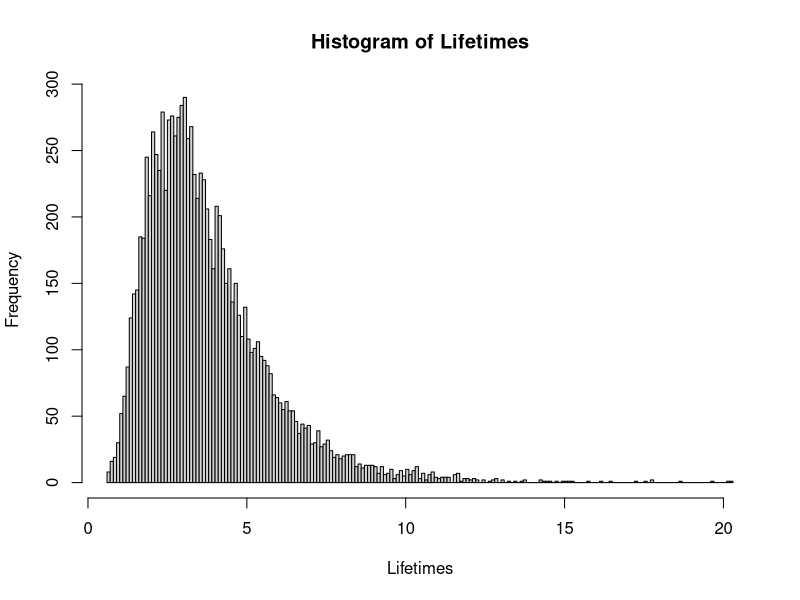

Reproduce this figure in R.
## ---- chunk 1

library(tidyverse)
library(magrittr)
options(digits=4)
## ---- chunk 2
set.seed(1234)
## ---- chunk 3


#Number of Simulations
N <- 10000

Lifetimes <- rlnorm(n = N , meanlog = 1.2, sdlog = 0.5)

head(Lifetimes)
## ---- chunk 4

hist(Lifetimes,breaks=200)

## ---- chunk 5

mean(Lifetimes)

var(Lifetimes)

sd(Lifetimes)


## ---- chunk 6
median(Lifetimes)
## ---- chunk 7
qlnorm(0.5,meanlog = 1.2,sdlog = 0.5)
## ---- chunk 8

mean(Lifetimes <4)

## ---- chunk 9

plnorm(4 , meanlog = 1.2, sdlog = 0.5)
## ---- chunk 10

mean(Lifetimes >5)

## ---- chunk 11

plnorm(5 , meanlog = 1.2, sdlog = 0.5, lower.tail = FALSE)
## ---- chunk 12
# using dplyr::between

mean( between(Lifetimes, 3, 5) )
        
        
## ---- chunk 13

plnorm(5 , meanlog = 1.2, sdlog = 0.5) - 
  plnorm(3 , meanlog = 1.2, sdlog = 0.5)
